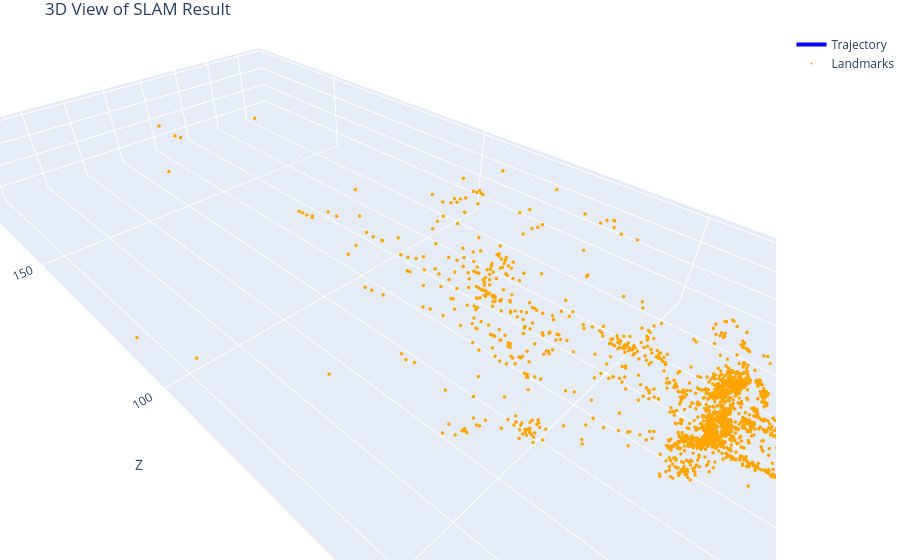

The cell this chart's notebook holds for it:
### Code cell
import plotly.graph_objects as go

trajectory_trace = go.Scatter3d(
    x=camera_coords[:, 0],
    y=camera_coords[:, 1],
    z=camera_coords[:, 2],
    mode='lines+markers',
    name='Trajectory',
    line=dict(color='blue', width=4),
    marker=dict(size=3)
)

landmark_trace = go.Scatter3d(
    x=landmark_coords[:, 0],
    y=landmark_coords[:, 1],
    z=landmark_coords[:, 2],
    mode='markers',
    name='Landmarks',
    marker=dict(size=2, color='orange')
)

fig = go.Figure(data=[trajectory_trace, landmark_trace])

fig.update_layout(
    title="3D View of SLAM Result",
    scene=dict(
        xaxis_title='X',
        yaxis_title='Y',
        zaxis_title='Z',
        aspectmode='data',
        camera=dict(
            up=dict(x=0, y=-1, z=0),
            center=dict(x=0, y=0.1, z=0),
            eye=dict(x=-1, y=-1, z=-1)
		)
	),
    margin=dict(l=0, r=0, b=0, t=30)
)

fig.show()

### Figure 1 — Plotly figure (JSON) as saved in the notebook; plotly's stock layout.template omitted (floating-point values rounded to 4 significant figures; data arrays with more than 128 entries replaced by an {"elided": "..."} marker saying what was removed)
{"data": [{"line": {"color": "blue", "width": 4}, "marker": {"size": 3}, "mode": "lines+markers", "name": "Trajectory", "type": "scatter3d", "x": [0.0, 0.002549, 0.001122, 0.001276, 0.003141, 0.001245, -0.004502, -0.01252, -0.01942, -0.02634, -0.0435, -0.04996, -0.05779, -0.07015, -0.08181, -0.09467, -0.1138, -0.1371, -0.1601, -0.1823, -0.2055, -0.233, -0.2588, -0.2836, -0.309, -0.3344], "y": [0.0, 0.004301, 0.009893, 0.01173, 0.01669, 0.02101, 0.02595, 0.02901, 0.03322, 0.03746, 0.04687, 0.05937, 0.06632, 0.07142, 0.07742, 0.08353, 0.08825, 0.08848, 0.0925, 0.0979, 0.1015, 0.1071, 0.1121, 0.1168, 0.1193, 0.1248], "z": [0.0, 0.9592, 1.918, 2.872, 3.814, 4.756, 5.691, 6.627, 7.561, 8.493, 9.426, 10.35, 11.27, 12.19, 13.09, 14.0, 14.91, 15.81, 16.71, 17.61, 18.5, 19.38, 20.27, 21.14, 22.01, 22.87]}, {"marker": {"color": "orange", "size": 2}, "mode": "markers", "name": "Landmarks", "type": "scatter3d", "x": {"elided": "2634 float values"}, "y": {"elided": "2634 float values"}, "z": {"elided": "2634 float values"}}], "layout": {"margin": {"b": 0, "l": 0, "r": 0, "t": 30}, "scene": {"aspectmode": "data", "camera": {"center": {"x": 0, "y": 0.1, "z": 0}, "eye": {"x": -1, "y": -1, "z": -1}, "up": {"x": 0, "y": -1, "z": 0}}, "xaxis": {"title": {"text": "X"}}, "yaxis": {"title": {"text": "Y"}}, "zaxis": {"title": {"text": "Z"}}}, "title": {"text": "3D View of SLAM Result"}}}
